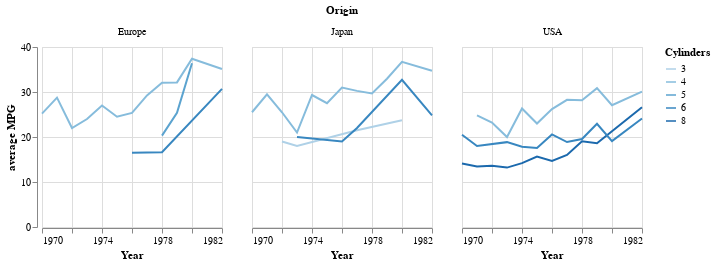

This figure's notebook cell:
### Markdown cell above
The power of this approach becomes especially apparent with complex plots that would require a lot of work for each axis with matplotlib

### Code cell
line = alt.Chart(cars_df).mark_line().encode(
    x='Year',
    y=alt.Y('mean(Miles_per_Gallon)', title="average MPG"),
    color='Cylinders:O' # we specify that the data is Ordinal, meaning ordered
).properties(
    width=180,
    height=180
).facet(
    facet='Origin:N', # data is Nominal, meaning categorical
    columns=3
)
line

### Figure 1 — Vega-Lite specification as saved in the notebook (floating-point values rounded to 4 significant figures; data arrays with more than 128 entries replaced by an {"elided": "..."} marker saying what was removed)
{"config": {"view": {"continuousWidth": 400, "continuousHeight": 300}}, "data": {"name": "data-f02450ab61490a1363517a0190416235"}, "facet": {"type": "nominal", "field": "Origin"}, "spec": {"mark": "line", "encoding": {"color": {"type": "ordinal", "field": "Cylinders"}, "x": {"type": "temporal", "field": "Year"}, "y": {"type": "quantitative", "aggregate": "mean", "field": "Miles_per_Gallon", "title": "average MPG"}}, "height": 180, "width": 180}, "columns": 3, "$schema": "https://vega.github.io/schema/vega-lite/v4.8.1.json", "datasets": {"data-f02450ab61490a1363517a0190416235": {"elided": "406 records"}}}
